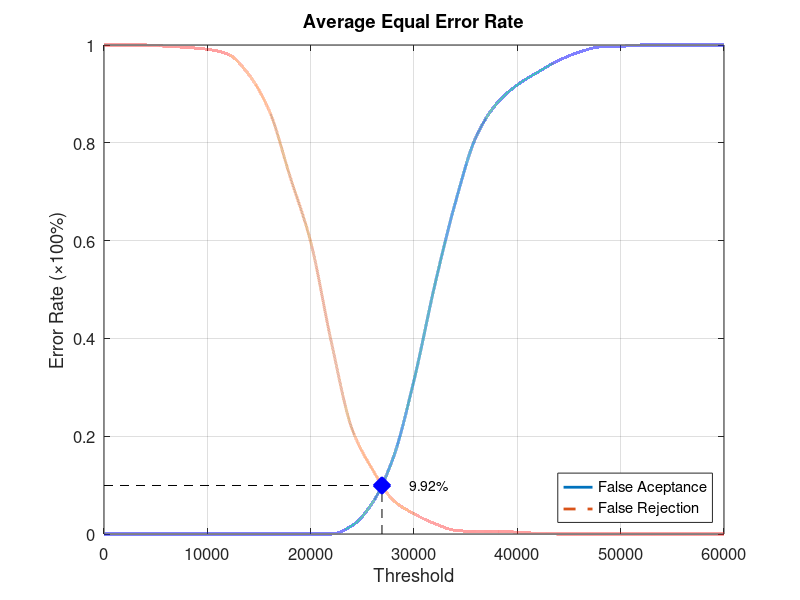
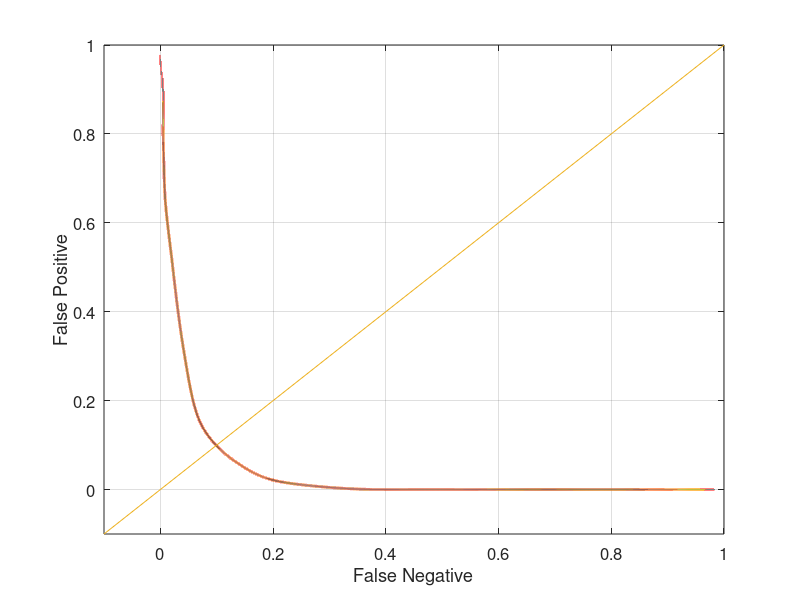

Write MATLAB code to recreate these figures, in order.
function yEER = Experiment2Average
close all;
clear;
clc;
x = 0:2000:60000;
xq = 0:0.5:60000;

y0 = [0 0 0 0 0 0 0 0 0 0 0 0 0.0171053 0.0644737 0.156579 0.314474 0.507895 0.677632 0.811842 0.880263 0.918421 0.944737 0.968421 0.985526 0.996053 0.997368 1 1 1 1 1];
yy0 = interp1(x, y0, xq, 'pchip');
y1 = [1 1 1 0.9975 0.995 0.99125 0.98125 0.94 0.865 0.73125 0.5975 0.3925 0.215 0.13125 0.06875 0.04125 0.02125 0.0075 0.005 0.005 0.00375 0.00125 0 0 0 0 0 0 0 0 0];
yy1 = interp1(x, y1, xq, 'pchip');

% Calculating EER: 
y2 = abs(y0 - y1);
find(y2 == min(y2))
yy2 = abs(yy0 - yy1);
xEER = find(yy2 == min(yy2));
xEERIndex = xq(xEER) % X-axis EER
yEER = yy0(xEER) % Y-axis EER

main = figure
plot(xq, yy0,'-','LineWidth', 2);	hold on
plot(xq, yy1,'--','LineWidth', 2);	hold on
plot([xEERIndex xEERIndex], [0 yEER], 'k--');	hold on
plot([0 xEERIndex], [yEER yEER], 'k--');	hold on
plot(xEERIndex, yEER, 'bx', 'LineWidth', 10);	hold on
text(xEERIndex + 10 * xEERIndex / 100, yEER, [num2str(round((10000 * yEER)) / 100) '%'])
legend('False Aceptance', 'False Rejection', 'Location', 'SouthEast')
xlabel('Threshold')
ylabel('Error Rate (\times100%)')
title('Average Equal Error Rate')
set(gca, 'FontSize', 12)
axis([0 60000 0 1])
grid on

print(main, 'Experiment2AverageMain', '-dpng');
FNRxFPR = figure('Color', [1 1 1]);
plot(yy1, yy0, '-', yy1, yy0, 'LineWidth', 2);
hold on
y = -0.1:0.1:1
plot(y, y); 
set(gca, 'FontSize', 12)
xlabel('False Negative')
ylabel('False Positive')
axis([-0.1 1 -0.1 1])
set(gca, 'FontSize', 12)
grid on

print(FNRxFPR, 'Experiment2AverageFNRxFPR','-dpng');
end
